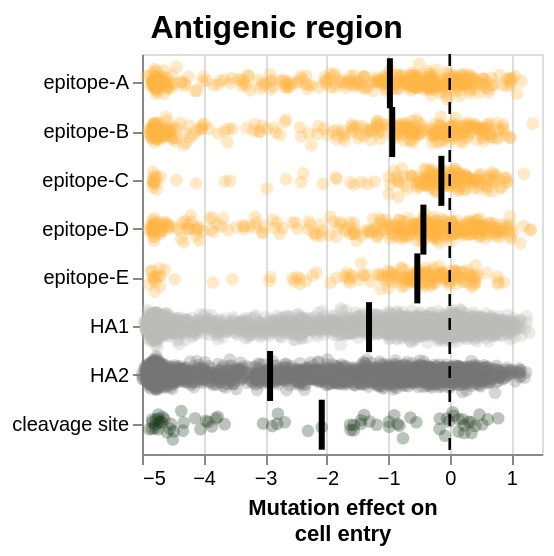

Write notebook code for a chart like this one.
### Markdown cell above
### Distribution of functional effects across classic antigenic regions

### Code cell
# Define custom colors for each RBS region
colors = {
    'epitope-A': '#FFB547',
    'epitope-B': '#FFB547',
    'epitope-C': '#FFB547',
    'epitope-D': '#FFB547',
    'epitope-E': '#FFB547',
    'HA1': '#bdbebb',
    'HA2': '#767676',
    'cleavage site' : '#1A391A',
}

order = ['epitope-A', 'epitope-B', 'epitope-C', 'epitope-D', 'epitope-E', 'HA1', 'HA2','cleavage site']

# Create the jitter plot layer
points = alt.Chart(func_data_for_heatmap).mark_circle(size=40, opacity=0.3, stroke=None, strokeWidth=0).encode(
    y=alt.Y(
        "region",
        sort=order
    ).title(None),
    x=alt.X(
        'effect',
        title=(["Mutation effect on", "cell entry"]),
    ),
    yOffset="jitter:Q",
    color=alt.Color(
            "region",
            scale=alt.Scale(domain=list(colors.keys()), range=list(colors.values())),
            legend=None
    ),
    tooltip=['site', 'wildtype', 'mutant', 'effect'],
).transform_calculate(
    jitter="sqrt(-2*log(random()))*cos(2*PI*random())"
)

# Add black median line
median_line = alt.Chart(func_data_for_heatmap).mark_tick(
    color='black',
    thickness=3,
    size=25
).encode(
    y=alt.Y('region:N', sort=order),
    x='median(effect):Q'
)

vline = alt.Chart().mark_rule(
    color='black',
    size=1.25,
    opacity=1.0,
    strokeDash=[6,6]
).encode(x=alt.X(datum=0))

# Combine layers with median line on top
chart = alt.layer(
    points,
    median_line,
    vline
).properties(
    height=200, 
    width=200
)

# mean_entropy_epitope = func_data_ann[['site', 'region', 'entropy']].drop_duplicates().groupby(
#     "region"
# )["entropy"].mean().reset_index().rename(
#     columns={'entropy': 'mean_entropy'}
# )

# bar_chart = alt.Chart(mean_entropy_epitope).mark_bar(size=20).encode(
#     x=alt.X(
#         'mean_entropy:Q',
#         title=['Mean entropy', '(in natural sequences)'],
#         axis=alt.Axis(
#             tickCount=1,
#         )
#     ),
#     y=alt.Y(
#         'region:N',
#         sort=order, 
#         title=None,
#         axis=None
#     ),
#     color=alt.Color(
#             "region",
#             scale=alt.Scale(domain=list(colors.keys()), range=list(colors.values())),
#             legend=None
#     ),
#     tooltip=['region', 'mean_entropy']
# ).properties(
#     height=200,
#     width=80
# )

# Concatenate the plots
epitope_combined_chart = alt.concat(
    chart,  # jitter + median line + vline chart
    spacing=10
).resolve_scale(
    y='shared'
).properties(
    title=alt.TitleParams(
        text='Antigenic region',
        anchor='middle',
        fontSize=16,
        fontWeight='bold',
    )
)

epitope_combined_chart.display()

### Figure 1 — Vega-Lite specification as saved in the notebook (floating-point values rounded to 4 significant figures; data arrays with more than 128 entries replaced by an {"elided": "..."} marker saying what was removed)
{"config": {"view": {"continuousWidth": 300, "continuousHeight": 300}}, "concat": [{"layer": [{"data": {"name": "data-a8cd621d5c733a2a28de1306b374f4d9"}, "mark": {"type": "circle", "opacity": 0.3, "size": 40, "stroke": null, "strokeWidth": 0}, "encoding": {"color": {"field": "region", "legend": null, "scale": {"domain": ["epitope-A", "epitope-B", "epitope-C", "epitope-D", "epitope-E", "HA1", "HA2", "cleavage site"], "range": ["#FFB547", "#FFB547", "#FFB547", "#FFB547", "#FFB547", "#bdbebb", "#767676", "#1A391A"]}, "type": "nominal"}, "tooltip": [{"field": "site", "type": "nominal"}, {"field": "wildtype", "type": "nominal"}, {"field": "mutant", "type": "nominal"}, {"field": "effect", "type": "quantitative"}], "x": {"field": "effect", "title": ["Mutation effect on", "cell entry"], "type": "quantitative"}, "y": {"field": "region", "sort": ["epitope-A", "epitope-B", "epitope-C", "epitope-D", "epitope-E", "HA1", "HA2", "cleavage site"], "title": null, "type": "nominal"}, "yOffset": {"field": "jitter", "type": "quantitative"}}, "transform": [{"calculate": "sqrt(-2*log(random()))*cos(2*PI*random())", "as": "jitter"}]}, {"data": {"name": "data-a8cd621d5c733a2a28de1306b374f4d9"}, "mark": {"type": "tick", "color": "black", "size": 25, "thickness": 3}, "encoding": {"x": {"aggregate": "median", "field": "effect", "type": "quantitative"}, "y": {"field": "region", "sort": ["epitope-A", "epitope-B", "epitope-C", "epitope-D", "epitope-E", "HA1", "HA2", "cleavage site"], "type": "nominal"}}}, {"data": {"name": "empty"}, "mark": {"type": "rule", "color": "black", "opacity": 1.0, "size": 1.25, "strokeDash": [6, 6]}, "encoding": {"x": {"datum": 0}}}], "height": 200, "width": 200}], "resolve": {"scale": {"y": "shared"}}, "spacing": 10, "title": {"text": "Antigenic region", "anchor": "middle", "fontSize": 16, "fontWeight": "bold"}, "$schema": "https://vega.github.io/schema/vega-lite/v5.20.1.json", "datasets": {"data-a8cd621d5c733a2a28de1306b374f4d9": {"elided": "8314 records"}, "empty": [{}]}}
